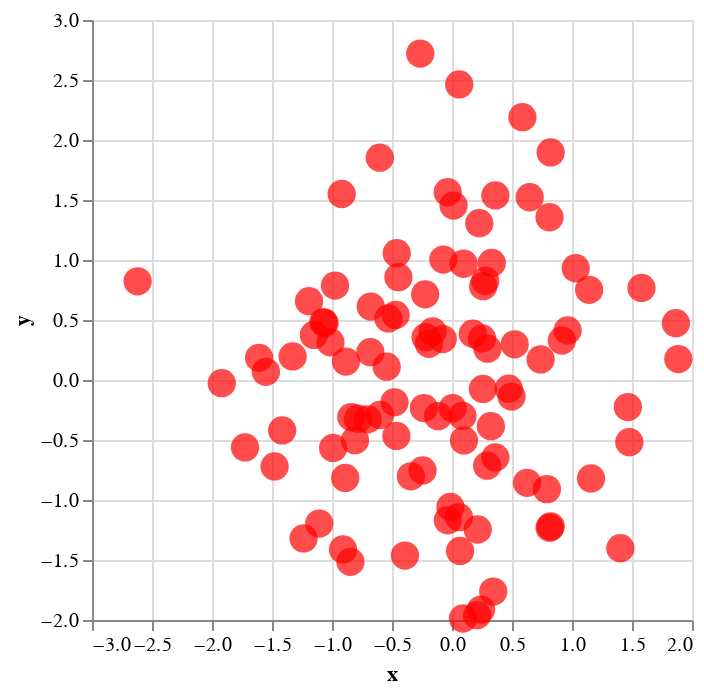

This figure's notebook cell:
### Markdown cell above
This top-level configuration should be thought of as a chart theme: they are the default settings for the aesthetics of all chart elements.
Let's use ``configure_point`` to set some properties of points:

### Code cell
alt.Chart(data).mark_point().encode(
    x='x:Q',
    y='y:Q'
).configure_point(
    size=200,
    color='red',
    filled=True
)

### Figure 1 — Vega-Lite specification as saved in the notebook (floating-point values rounded to 4 significant figures)
{"config": {"view": {"continuousWidth": 300, "continuousHeight": 300}, "point": {"color": "red", "filled": true, "size": 200}}, "data": {"name": "data-e0cda257d33f42fdbc24a0696afd76df"}, "mark": {"type": "point"}, "encoding": {"x": {"field": "x", "type": "quantitative"}, "y": {"field": "y", "type": "quantitative"}}, "$schema": "https://vega.github.io/schema/vega-lite/v5.16.3.json", "datasets": {"data-e0cda257d33f42fdbc24a0696afd76df": [{"x": 0.4967, "y": -0.1383}, {"x": 0.6477, "y": 1.523}, {"x": -0.2342, "y": -0.2341}, {"x": 1.579, "y": 0.7674}, {"x": -0.4695, "y": 0.5426}, {"x": -0.4634, "y": -0.4657}, {"x": 0.242, "y": -1.913}, {"x": -1.725, "y": -0.5623}, {"x": -1.013, "y": 0.3142}, {"x": -0.908, "y": -1.412}, {"x": 1.466, "y": -0.2258}, {"x": 0.06753, "y": -1.425}, {"x": -0.5444, "y": 0.1109}, {"x": -1.151, "y": 0.3757}, {"x": -0.6006, "y": -0.2917}, {"x": -0.6017, "y": 1.852}, {"x": -0.0135, "y": -1.058}, {"x": 0.8225, "y": -1.221}, {"x": 0.2089, "y": -1.96}, {"x": -1.328, "y": 0.1969}, {"x": 0.7385, "y": 0.1714}, {"x": -0.1156, "y": -0.3011}, {"x": -1.479, "y": -0.7198}, {"x": -0.4606, "y": 1.057}, {"x": 0.3436, "y": -1.763}, {"x": 0.3241, "y": -0.3851}, {"x": -0.6769, "y": 0.6117}, {"x": 1.031, "y": 0.9313}, {"x": -0.8392, "y": -0.3092}, {"x": 0.3313, "y": 0.9755}, {"x": -0.4792, "y": -0.1857}, {"x": -1.106, "y": -1.196}, {"x": 0.8125, "y": 1.356}, {"x": -0.07201, "y": 1.004}, {"x": 0.3616, "y": -0.6451}, {"x": 0.3614, "y": 1.538}, {"x": -0.03583, "y": 1.565}, {"x": -2.62, "y": 0.8219}, {"x": 0.08705, "y": -0.299}, {"x": 0.09176, "y": -1.988}, {"x": -0.2197, "y": 0.3571}, {"x": 1.478, "y": -0.5183}, {"x": -0.8085, "y": -0.5018}, {"x": 0.9154, "y": 0.3288}, {"x": -0.5298, "y": 0.5133}, {"x": 0.09708, "y": 0.9686}, {"x": -0.7021, "y": -0.3277}, {"x": -0.3921, "y": -1.464}, {"x": 0.2961, "y": 0.2611}, {"x": 0.005113, "y": -0.2346}, {"x": -1.415, "y": -0.4206}, {"x": -0.3427, "y": -0.8023}, {"x": -0.1613, "y": 0.4041}, {"x": 1.886, "y": 0.1746}, {"x": 0.2576, "y": -0.07445}, {"x": -1.919, "y": -0.02651}, {"x": 0.06023, "y": 2.463}, {"x": -0.1924, "y": 0.3015}, {"x": -0.03471, "y": -1.169}, {"x": 1.143, "y": 0.7519}, {"x": 0.791, "y": -0.9094}, {"x": 1.403, "y": -1.402}, {"x": 0.5869, "y": 2.19}, {"x": -0.9905, "y": -0.5663}, {"x": 0.09965, "y": -0.5035}, {"x": -1.551, "y": 0.06856}, {"x": -1.062, "y": 0.4736}, {"x": -0.9194, "y": 1.55}, {"x": -0.7833, "y": -0.3221}, {"x": 0.8135, "y": -1.231}, {"x": 0.2275, "y": 1.307}, {"x": -1.607, "y": 0.1846}, {"x": 0.2599, "y": 0.7818}, {"x": -1.237, "y": -1.32}, {"x": 0.5219, "y": 0.297}, {"x": 0.2505, "y": 0.3464}, {"x": -0.68, "y": 0.2323}, {"x": 0.2931, "y": -0.7144}, {"x": 1.866, "y": 0.4738}, {"x": -1.191, "y": 0.6566}, {"x": -0.9747, "y": 0.7871}, {"x": 1.159, "y": -0.8207}, {"x": 0.9634, "y": 0.4128}, {"x": 0.8221, "y": 1.897}, {"x": -0.2454, "y": -0.7537}, {"x": -0.8895, "y": -0.8158}, {"x": -0.0771, "y": 0.3412}, {"x": 0.2767, "y": 0.8272}, {"x": 0.013, "y": 1.454}, {"x": -0.2647, "y": 2.72}, {"x": 0.6257, "y": -0.8572}, {"x": -1.071, "y": 0.4825}, {"x": -0.2235, "y": 0.714}, {"x": 0.4732, "y": -0.07283}, {"x": -0.8468, "y": -1.515}, {"x": -0.4465, "y": 0.8564}, {"x": 0.2141, "y": -1.246}, {"x": 0.1732, "y": 0.3853}, {"x": -0.8839, "y": 0.1537}, {"x": 0.05821, "y": -1.143}]}}
